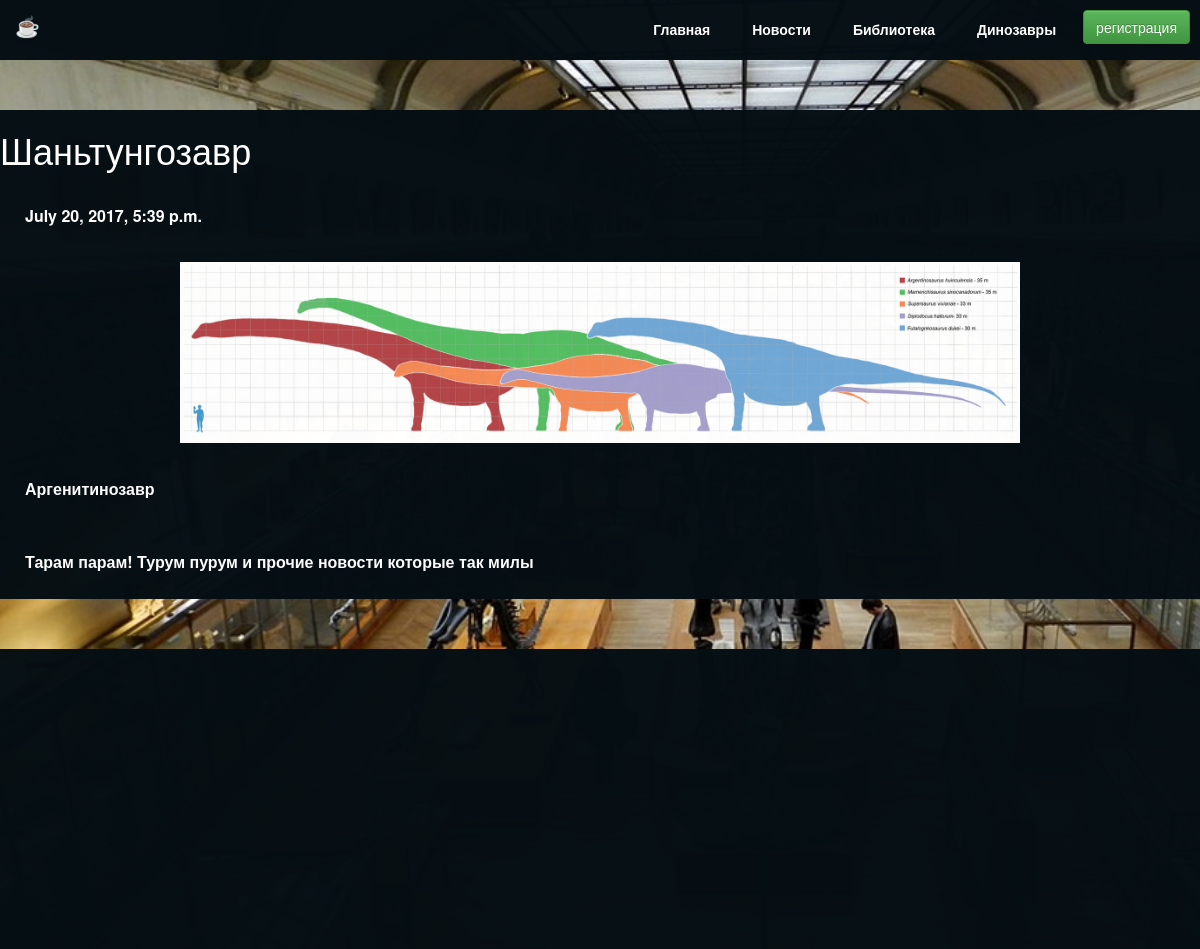
The app's page /news/11/ with its own data.
### dinomania/models.py (models this page shows, shortened)
class New(models.Model):
    name = models.CharField(max_length=50, unique=True, verbose_name='Загаловок новости')
    slug_name = models.CharField(max_length=120, unique=True, verbose_name='Синапсис новости', blank=True, null=True)
    where_from = models.URLField(verbose_name='Источник',  blank=True)
    dino = models.ForeignKey('Dino', null=True)
    time = models.DateTimeField(auto_now_add=True, verbose_name='дата и время', null=True)
    body = models.TextField(blank=True)
    img = models.ImageField(upload_to='test', blank=True, null=True)

class Dino(models.Model):
    name = models.CharField(max_length=50, unique=True, verbose_name='Название динозавра')
    info = models.URLField(verbose_name='Статья', blank=True)
    about = models.TextField(blank=True)
    foto = models.ImageField(upload_to='test', blank=True)
    suborder = models.ForeignKey('SubOrder', null=True)
    def __str__(self):
        return self.name

### dinomania/views.py (the view)
# urls.py: url(r'^news/(?P<pk>\d+)/$', NewsDetail.as_view(), name='news_detail')
class NewsDetail(DetailView):
    model = New
    template_name = "news_detail.html"

### dinomania/templates/news_detail.html (shortened to what this page needs)
{% extends "base.html" %}
{% load staticfiles %}
{% block head %}
<div class='free_pl'></div>
{% endblock %}
{% block main %}
<div class='news'>
    <h1>{{object.name}}</h1>
    <div class='text'>{{object.time}}</div>
    <img src='{{ object.img.url }}' width="70%" class="big-image">
    <div class='text'>{{object.dino}}</div>
    <div class='text'>{{object.body}}</div>
</div>
<div class='free_pl'></div>
{% endblock %}

### records on screen
New: name "Шаньтунгозавр", time "July 20, 2017, 5:39 p.m.", img (picture), dino "Аргенитинозавр", body "Тарам парам! Турум пурум и прочие новости которые так милы"
